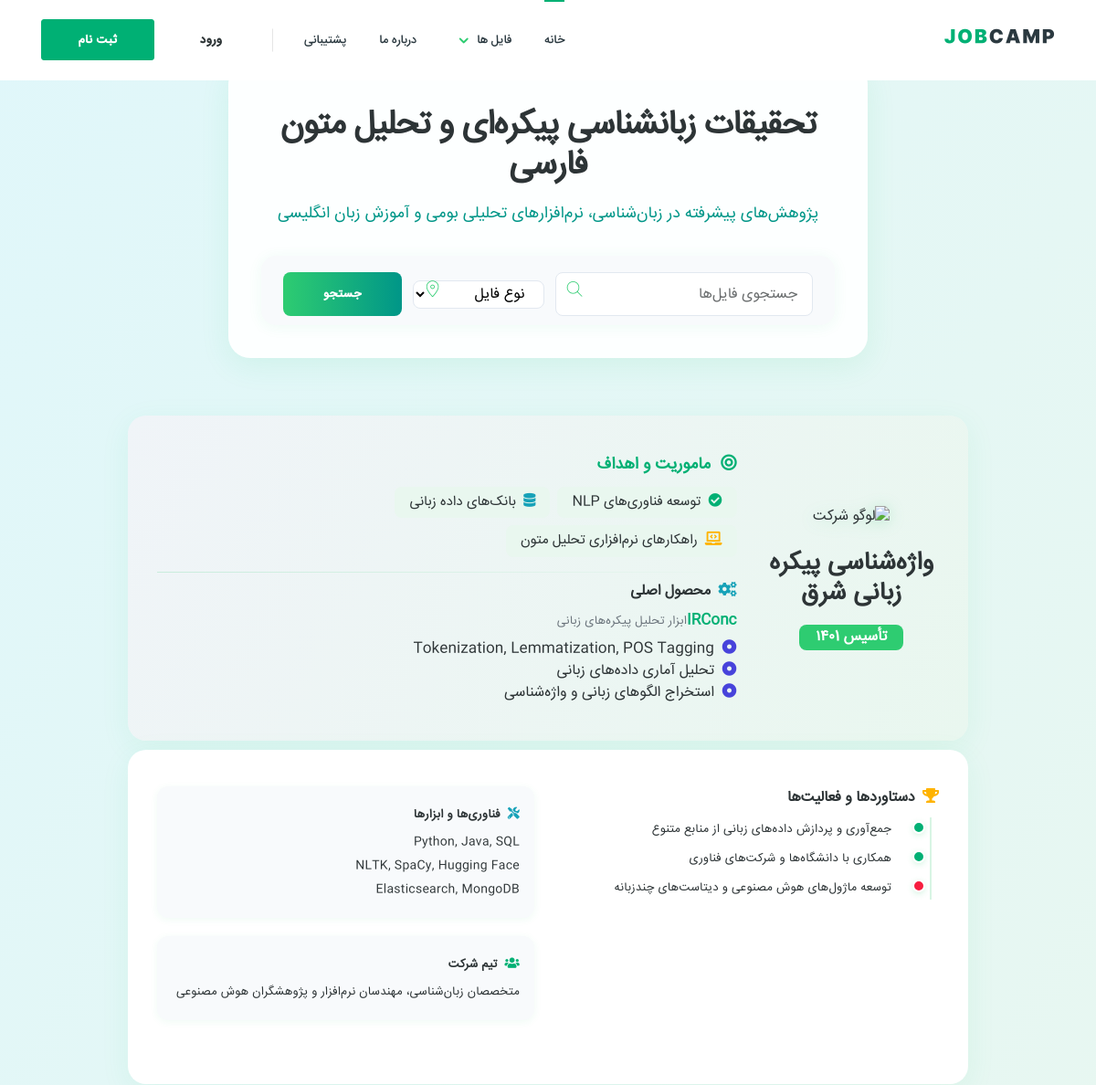
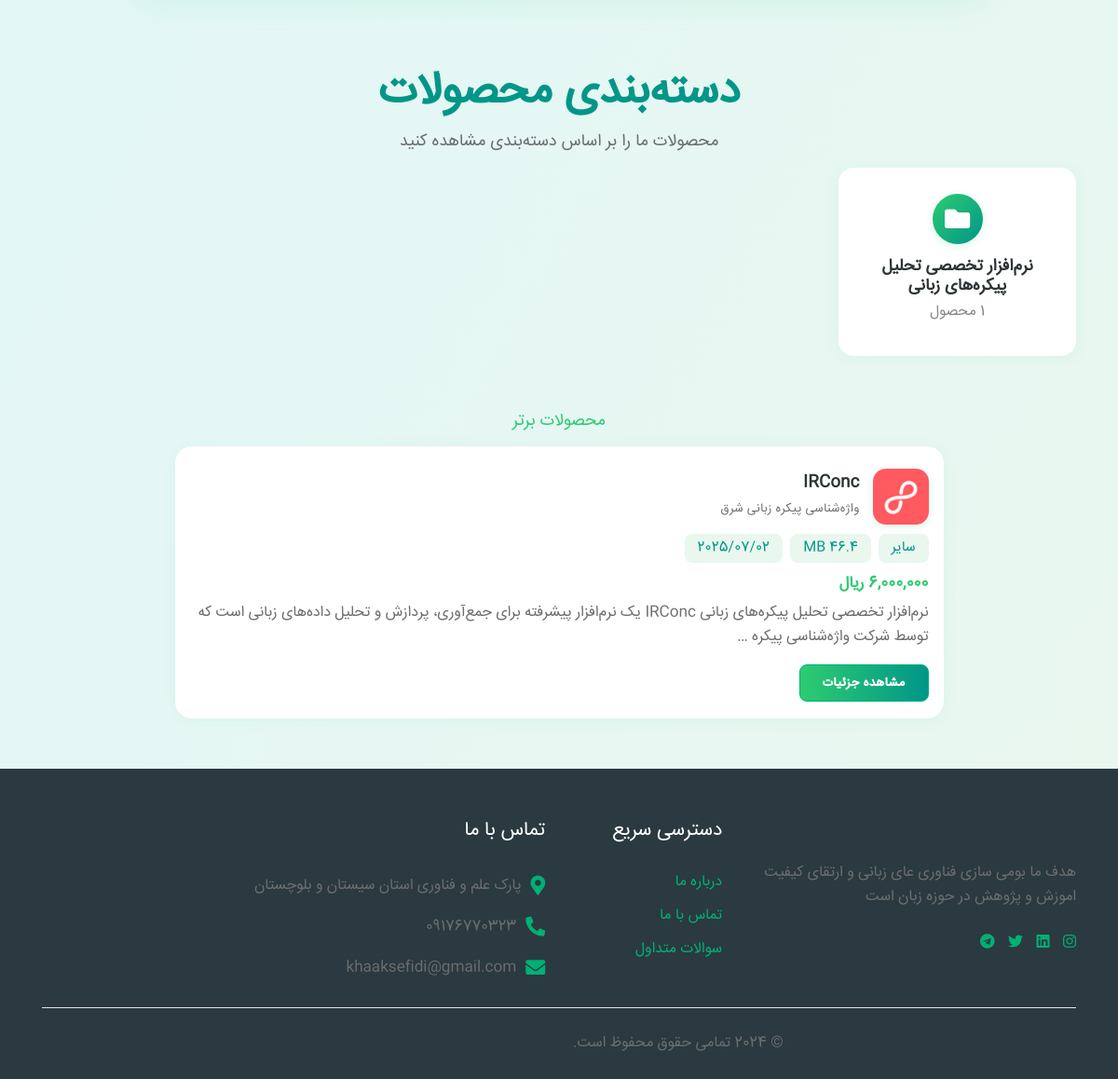
The page / on the database its author committed (2 pictures, top to bottom).
### files/models.py (models this page shows, shortened)
class Category(models.Model):
    name = models.CharField(max_length=100, verbose_name="نام دسته‌بندی")
    slug = models.SlugField(max_length=100, unique=True, verbose_name="اسلاگ")
    description = models.TextField(blank=True, verbose_name="توضیحات")
    created_at = models.DateTimeField(auto_now_add=True, verbose_name="تاریخ ایجاد")
    class Meta:
        verbose_name = "دسته‌بندی"
        verbose_name_plural = "دسته‌بندی‌ها"
        ordering = ['name']

class UploadedFile(models.Model):
    FILE_TYPES = [
        ('pdf', 'PDF'),
        ('word', 'Word'),
        ('excel', 'Excel'),
        ('other', 'سایر'),
    ]
    title = models.CharField(max_length=255, verbose_name="عنوان فایل")
    description = models.TextField(blank=True, verbose_name="توضیحات")
    file = models.FileField(upload_to='uploaded_files/', verbose_name="فایل")
    file_type = models.CharField(max_length=10, choices=FILE_TYPES, verbose_name="نوع فایل")
    category = models.ForeignKey(Category, on_delete=models.SET_NULL, null=True, blank=True, verbose_name="دسته‌بندی")
    uploaded_at = models.DateTimeField(auto_now_add=True, verbose_name="تاریخ آپلود")
    project_manager = models.CharField(max_length=255, verbose_name="مدیر پروژه")
    is_free = models.BooleanField(default=False, verbose_name="رایگان؟")
    price = models.DecimalField(max_digits=12, decimal_places=0, verbose_name="قیمت (ریال)", null=True, blank=True)
    file_size = models.PositiveBigIntegerField(editable=False, null=True, blank=True, verbose_name="اندازه فایل (بایت)")
    slug = models.SlugField(max_length=255, unique=True, blank=True, verbose_name="اسلاگ")
    class Meta:
        verbose_name = "فایل آپلودی"
        verbose_name_plural = "فایل‌های آپلودی"

### core/views.py (the view)
# urls.py: path('', views.HomeView.as_view(), name='home'),
class HomeView(TemplateView):
    template_name = 'core/home.html'
    def get_context_data(self, **kwargs):
        context = super().get_context_data(**kwargs)
        files = UploadedFile.objects.all().order_by('-uploaded_at')
        for file in files:
            if not file.slug:
                base_slug = slugify(file.title)
                slug = base_slug
                counter = 1
                while UploadedFile.objects.filter(slug=slug).exclude(pk=file.pk).exists():
                    slug = f"{base_slug}-{counter}"
                    counter += 1
                file.slug = slug
                file.save()
        context['files'] = files
        categories = {}
        for category in Category.objects.all():
            count = UploadedFile.objects.filter(category=category).count()
            categories[category.name] = count
        context['categories'] = categories
        return context

### templates/core/home.html (shortened to what this page needs)
{% extends "parent/base.html" %}
{% load static %}
{% block content %}
{% load humanize %}
<div class="site-wrapper overflow-hidden">
  <div class="hero-section" style="margin-top:40px;">
    <div class="hero-content">
      <h1>تحقیقات زبانشناسی پیکره‌ای و تحلیل متون فارسی</h1>
      <div class="subtitle">پژوهش‌های پیشرفته در زبان‌شناسی، نرم‌افزارهای تحلیلی بومی و آموزش زبان انگلیسی</div>
      <form action="{% url 'core:search-grid' %}" class="search-form-modern" method="GET">
        <div class="form-group">
          <input class="form-control" type="text" id="keyword" name="keyword" placeholder="جستجوی فایل‌ها">
          <span class="icon-input"><i class="icon icon-zoom-2"></i></span>
        </div>
        <div class="form-group">
          <select name="file_type" id="file_type" class="nice-select">
            <option data-display="نوع فایل">نوع فایل</option>
          </select>
          <span class="icon-input"><i class="icon icon-pin-3"></i></span>
        </div>
        <button class="btn btn-submit">جستجو</button>
      </form>
    </div>
  </div>
  <div class="container my-10">
    <div class="row justify-content-center">
      <div class="col-12 col-lg-10">
        <div class="company-about-top mb-4">
          <div class="row align-items-center">
            <div class="col-md-3 text-center mb-4 mb-md-0">
              <img src="{% static 'image/svg/company-profile.svg' %}" alt="لوگو شرکت" class="company-about-logo">
              <h3 class="mt-3 font-weight-bold">واژه‌شناسی پیکره زبانی شرق</h3>
              <span class="badge">تأسیس ۱۴۰1</span>
            </div>
            <div class="col-md-9">
              <h4 class="font-size-5 font-weight-bold mb-3 text-primary"><i class="fa fa-bullseye ml-2"></i> ماموریت و اهداف</h4>
              <div class="d-flex flex-wrap align-items-center mb-2">
                <span class="mission-item"><i class="fa fa-check-circle text-success ml-1"></i> توسعه فناوری‌های NLP</span>
                <span class="mission-item"><i class="fa fa-database text-info ml-1"></i> بانک‌های داده زبانی</span>
                <span class="mission-item"><i class="fa fa-laptop-code text-warning ml-1"></i> راهکارهای نرم‌افزاری تحلیل متون</span>
              </div>
              <div class="divider my-3" style="height:1px; background:linear-gradient(90deg,#2ecc71 0,#e9f7ef 100%); opacity:.2;"></div>
              <h5 class="font-size-4 font-weight-bold text-black-2 mb-2"><i class="fa fa-cogs ml-1 text-info"></i> محصول اصلی</h5>
              <div class="d-flex align-items-center mb-2"><span class="font-size-4 font-weight-bold text-primary">IRConc</span> <span class="font-size-3 text-muted mr-2">ابزار تحلیل پیکره‌های زبانی</span></div>
              <ul class="list-unstyled pr-3 mb-0">
                <li><i class="fa fa-dot-circle text-secondary ml-1"></i> Tokenization, Lemmatization, POS Tagging</li>
                <li><i class="fa fa-dot-circle text-secondary ml-1"></i> تحلیل آماری داده‌های زبانی</li>
                <li><i class="fa fa-dot-circle text-secondary ml-1"></i> استخراج الگوهای زبانی و واژه‌شناسی</li>
              </ul>
            </div>
          </div>
        </div>
        <div class="company-about-bottom">
          <div class="row mb-4">
            <div class="col-md-6 mb-4 mb-md-0">
              <h5 class="font-size-4 font-weight-bold text-black-2 mb-3"><i class="fa fa-trophy ml-1 text-warning"></i> دستاوردها و فعالیت‌ها</h5>
              <div class="timeline">
                <div class="timeline-item mb-2">
                  <span class="timeline-dot bg-success"></span>
                  <span class="font-size-3">جمع‌آوری و پردازش داده‌های زبانی از منابع متنوع</span>
                </div>
                <div class="timeline-item mb-2">
                  <span class="timeline-dot bg-primary"></span>
                  <span class="font-size-3">همکاری با دانشگاه‌ها و شرکت‌های فناوری</span>
                </div>
                <div class="timeline-item mb-2">
                  <span class="timeline-dot bg-danger"></span>
                  <span class="font-size-3">توسعه ماژول‌های هوش مصنوعی و دیتاست‌های چندزبانه</span>
                </div>
              </div>
            </div>
            <div class="col-md-6">
              <div class="row">
                <div class="col-12 mb-3">
                  <div class="info-box">
                    <h6 class="font-size-3 font-weight-bold text-black-2 mb-1"><i class="fa fa-tools ml-1 text-info"></i> فناوری‌ها و ابزارها</h6>
                    <div class="font-size-3">Python, Java, SQL<br>NLTK, SpaCy, Hugging Face<br>Elasticsearch, MongoDB</div>
                  </div>
                </div>
                <div class="col-12 mb-3">
                  <div class="info-box">
                    <h6 class="font-size-3 font-weight-bold text-black-2 mb-1"><i class="fa fa-users ml-1 text-success"></i> تیم شرکت</h6>
                    <div class="font-size-3">متخصصان زبان‌شناسی، مهندسان نرم‌افزار و پژوهشگران هوش مصنوعی</div>
                  </div>
                </div>
              </div>
            </div>
          </div>
        </div>
      </div>
    </div>
  </div>
  <div class="container py-5">
      <div class="row justify-content-center">
        <div class="col-12 col-xl-6 col-lg-7 col-md-9">
        <div class="text-center mb-5">
          <h2 class="font-size-10 font-weight-bold mb-3" style="color:#009688;">دسته‌بندی محصولات</h2>
          <p class="font-size-5 px-5 px-lg-7 px-xl-9 px-xxl-15 mb-0">محصولات ما را بر اساس دسته‌بندی مشاهده کنید</p>
          </div>
        </div>
      </div>
      <div class="row">
        {% for category_name, count in categories.items %}
        <div class="col-xl-3 col-lg-4 col-md-6 mb-4">
        <a href="{% url 'core:search-grid' %}?category={{ category_name }}" class="category-card-modern d-block">
          <div class="category-icon">
              <i class="fa fa-folder"></i>
            </div>
          <h5>{{ category_name }}</h5>
          <p>{{ count }} محصول</p>
          </a>
        </div>
        {% endfor %}
      </div>
    </div>
  <div class="container pt-4 pb-5">
      <div class="row">
        <div class="col-12">
        <div class="section-title mb-5 text-center">
          <h5 class="font-size-5 font-weight-normal" style="color:#2ecc71;">محصولات برتر</h5>
          </div>
        </div>
      </div>
      <div class="row justify-content-center">
        {% for file in files %}
      <div class="col-xxl-9 col-xl-9 col-lg-10 mb-4">
        <div class="featured-product-card">
          <div class="d-flex align-items-center mb-3">
            <img src="{% static 'image/l2/png/featured-job-logo-1.png' %}" alt="" class="product-img">
                  <div>
              <h3>
                      {% if file.slug %}
                  <a class="heading-default-color" href="{% url 'core:job-details' file.slug %}">{{ file.title }}</a>
                      {% else %}
                  <span class="heading-default-color">{{ file.title }}</span>
                      {% endif %}
                    </h3>
                    <a href="{% url 'core:job-details' file.slug %}" class="font-size-3 text-default-color line-height-2">{{ file.project_manager }}</a>
                  </div>
                </div>
          <div class="product-tags">
            <span class="product-tag">{{ file.get_file_type_display }}</span>
            <span class="product-tag">{{ file.file_size|filesizeformat }}</span>
            <span class="product-tag">{{ file.uploaded_at|date:"Y/m/d" }}</span>
              </div>
          <div class="mb-2">
            <span class="product-price">{% if file.is_free %}رایگان{% else %}{{ file.price|intcomma:False }} ریال{% endif %}</span>
                  </div>
          <div class="mb-2">
            <p class="font-size-4 text-gray mb-0">{{ file.description|truncatechars:150 }}</p>
                </div>
          <div>
            {% if file.slug %}
            <a href="{% url 'core:job-details' file.slug %}" class="btn btn-primary btn-sm">مشاهده جزئیات</a>
          {% endif %}
            </div>
          </div>
        </div>
        {% endfor %}
    </div>
  </div>
</div>
{% endblock %}

### templates/parent/base.html (style rules this page uses)
body { font-family: 'IRANSans', sans-serif !important; color: #2d3436 !important; background-color: #f8f9fa !important; }
.form-group { flex: 1 1 auto !important; margin-bottom: 0 !important; }
.nice-select { width: 100% !important; height: 100% !important; }
.text-black-2 { color: #2d3436 !important; }
.heading-default-color { color: #2d3436 !important; }
img { max-width: 100% !important; height: auto !important; }
.btn { font-weight: 600 !important; text-transform: uppercase !important; letter-spacing: 0.5px !important; }
.icon { color: #2ecc71 !important; }

### rows shown on the page
Category: categories "نرم‌افزار تخصصی تحلیل پیکره‌های زبانی"
UploadedFile: title "IRConc", project_manager "واژه‌شناسی پیکره زبانی شرق", file_type "سایر", file_size|filesizeformat "46.4 MB", uploaded_at "2025/07/02", description "نرم‌افزار تخصصی تحلیل پیکره‌های زبانی IRConc یک نرم‌افزار پیشرفته برای جمع‌آوری، پردازش و تحلیل داده‌های زبانی است که توسط شرکت واژه‌شناسی پیکره …", slug "مشاهده جزئیات"
